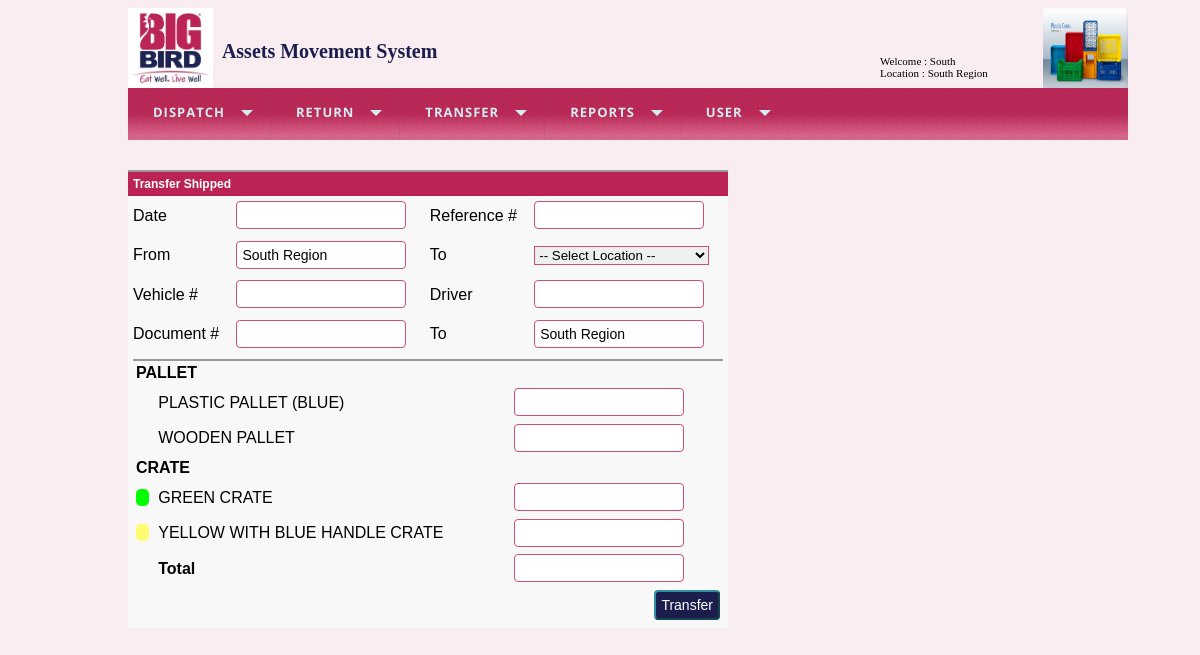
The app's page /transfer.php (signed in) with its own data.
### tables this page shows
CREATE TABLE IF NOT EXISTS `items` (
  `id` int(11) NOT NULL AUTO_INCREMENT,
  `code` varchar(50) DEFAULT NULL,
  `name` varchar(50) NOT NULL,
  `display_name` varchar(50) NOT NULL,
  `item_group` varchar(25) DEFAULT NULL,
  `for_customer` tinyint(1) DEFAULT NULL,
  `department` tinyint(1) DEFAULT NULL,
  `color` varchar(6) NOT NULL,
  `is_active` tinyint(1) NOT NULL DEFAULT '1',
  `created_on` timestamp NOT NULL DEFAULT CURRENT_TIMESTAMP,
  PRIMARY KEY (`id`)
);

### transfer.php (the view, shortened to what this page needs)
<?php
require_once("includes/phpincludes.php");
require_once("includes/header.php");
$items =getRows("select * from items");
?>
 <div style="width:600px;">
<form action="transfer.php" method="post" onsubmit="return AddTransfer();" >
	<table border="0" cellpadding="5" cellspacing="0" width="600"  class="tblSaveForm">
	<tr class="tableheader">
        <td colspan="4"><?php
			if($_SESSION['isAdmin']==1 && !isset($_GET['to']))
			{
				echo "Purchase";
				$label="Purchase";
			}
			else
			{
				echo "Transfer Shipped";
				$label="Transfer";
			}
		?></td>
    </tr>
		<tr>
			<td>Date</td> <td> <input class="txtField" readonly type="text" name="cdate" id="cdate" /> </td>
			<td>Reference #</td><td><input class="txtField" type="text" name="reference" id="reference" /></td>
		</tr>
		<?php if($_SESSION['isAdmin']==1 && !isset($_GET['to'])) { ?>
			<input type="hidden" name="region" value="0" />
		<?php }else{ ?>
		<tr>
			<td>From</td> <td> <input class="txtField" type="text" readonly value="<?=$_SESSION['location'] ?>" /> </td>
			<td>To</td> <td> <?=getRegions()?> </td>
		</tr>
		<?php } ?>
		<tr>
			<td>Vehicle # </td> <td> <input class="txtField" type="text" name="vehicle" id="vehicle" />  </td>
			<td>Driver</td> <td> <input class="txtField" type="text" name="driver" id="driver" /> </td>
		</tr>
		<tr>
			<td>Document #</td> <td> <input value="<?=$docNo?>" readonly type="text" name="docno" id="docno" class="txtField" /> </td>
			<td>To </td> <td> <input class="txtField" readonly type="text" name="location" value="<?=$_SESSION['location']?>"  />  </td>
		</tr>
		<tr>
			<td colspan="4">
				<table border="0" cellpadding="3" cellspacing="0" width="100%" align="center" class="tblSaveForm">
				<?php
					if($action=='Transfer' &&  !isset($_GET['to']))
						$filter="";
					else
						$filter="and for_customer in(". $_SESSION['item_group'] .")";
					$sql="select * from items where is_active=1 $filter order by 1 ";
					$rows=getRows($sql);
					$grp="";
					foreach($rows as $row)
					{
						if($grp != $row['item_group'])
						{
							$grp = $row['item_group'];
							echo "<tr><td colspan=2><strong>$grp</strong></td></tr>";
						}
				?>
					<tr>
						<td><div class="items" style="background-color:<?=$row['color']?>;" >&nbsp;&nbsp;&nbsp;</div> &nbsp;<?=$row['name']?></td><td> <input onchange="purchaseTotal();" class="txtField qty" type="text" name="items[<?=$row['id']?>]" id="items<?=$row['id']?>" />  </td>
					</tr>
					<?php } ?>
					<tr>
						<td class="gridheader">&nbsp;&nbsp;&nbsp;&nbsp; Total</td><td> <input class="txtField" type="text" name="gtotal" id="gtotal" />  </td>
					</tr>
					<tr>
						<td> &nbsp;</td>
						<td> <input type="submit" name="submit" value="<?=$label?>" class="btnSubmit"> </td>
					</tr>
				</table>
			</td>
		</tr>
		</table>
</form>
</div>

### css/styles.css (style rules this page uses)
body { font-family:Arial; font-size:60% !important; background-color:#F9EDF1; }
input { font-family:Arial; font-size:14px; }
.tblSaveForm { border-top:2px #999999 solid; background-color: #f8f8f8; }
.tableheader { background-color: #BB2354; color:#FFFFFF; font-weight:600; font-size:12px; }
.btnSubmit { background-color:#1B1D4D; padding:5px; border-color:#308FA3; border-radius:4px; color:white; float:right; }
.txtField { padding: 5px; border:#CE4E77 1px solid; border-radius:4px; width:170px; }
.items { -moz-border-radius: 5px; -webkit-border-radius: 5px; border-radius:5px; width:25px; height:20px; display:inline; }
.gridheader { font-weight:900; }

### records on screen
items: item_group "PALLET", name "PLASTIC PALLET (BLUE)"
items: name "WOODEN PALLET"
items: item_group "CRATE", name "GREEN CRATE"
items: name "YELLOW WITH BLUE HANDLE CRATE"

### other values on screen
$_SESSION['user'] "South"
$_SESSION['location'] "South Region"
